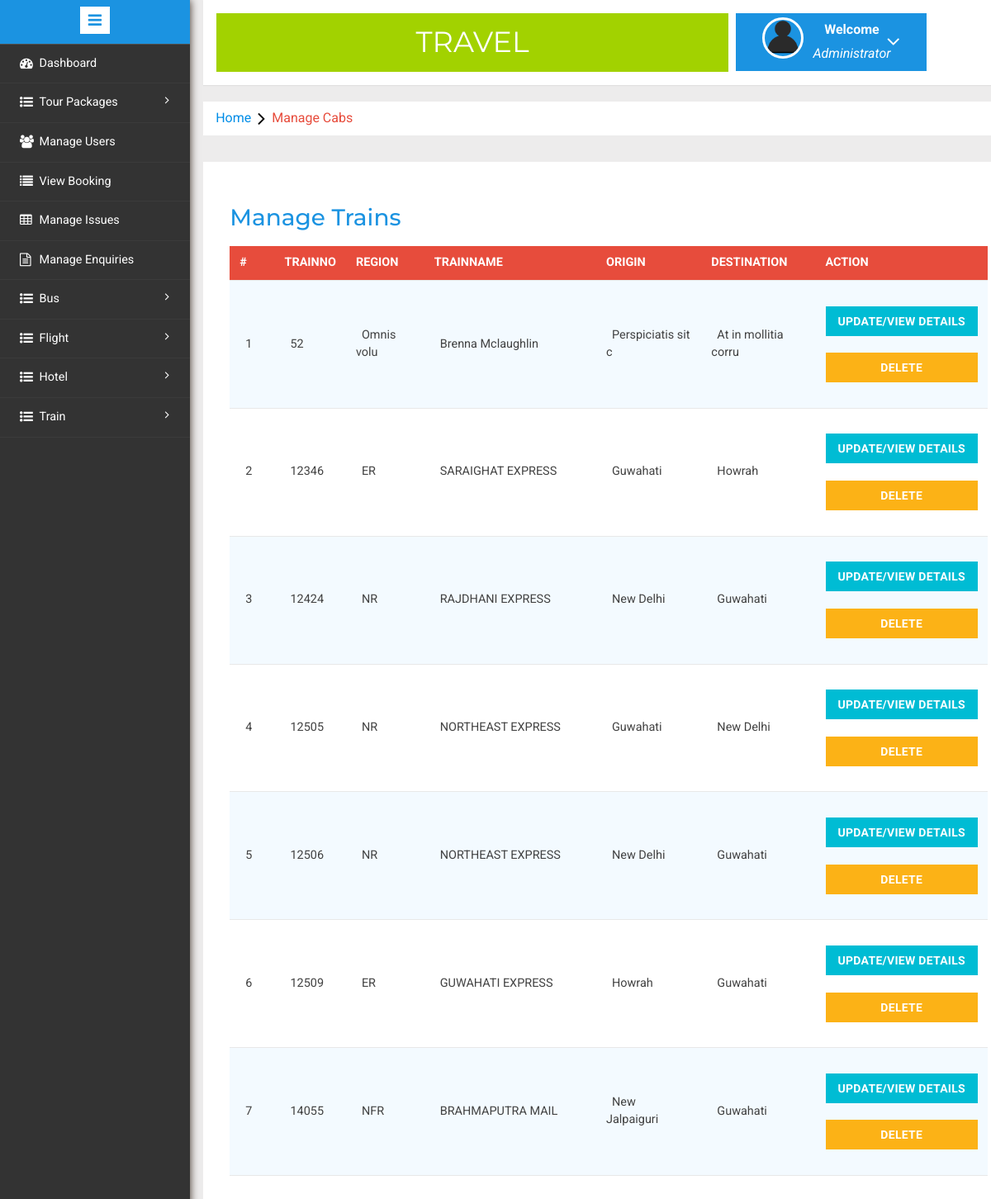
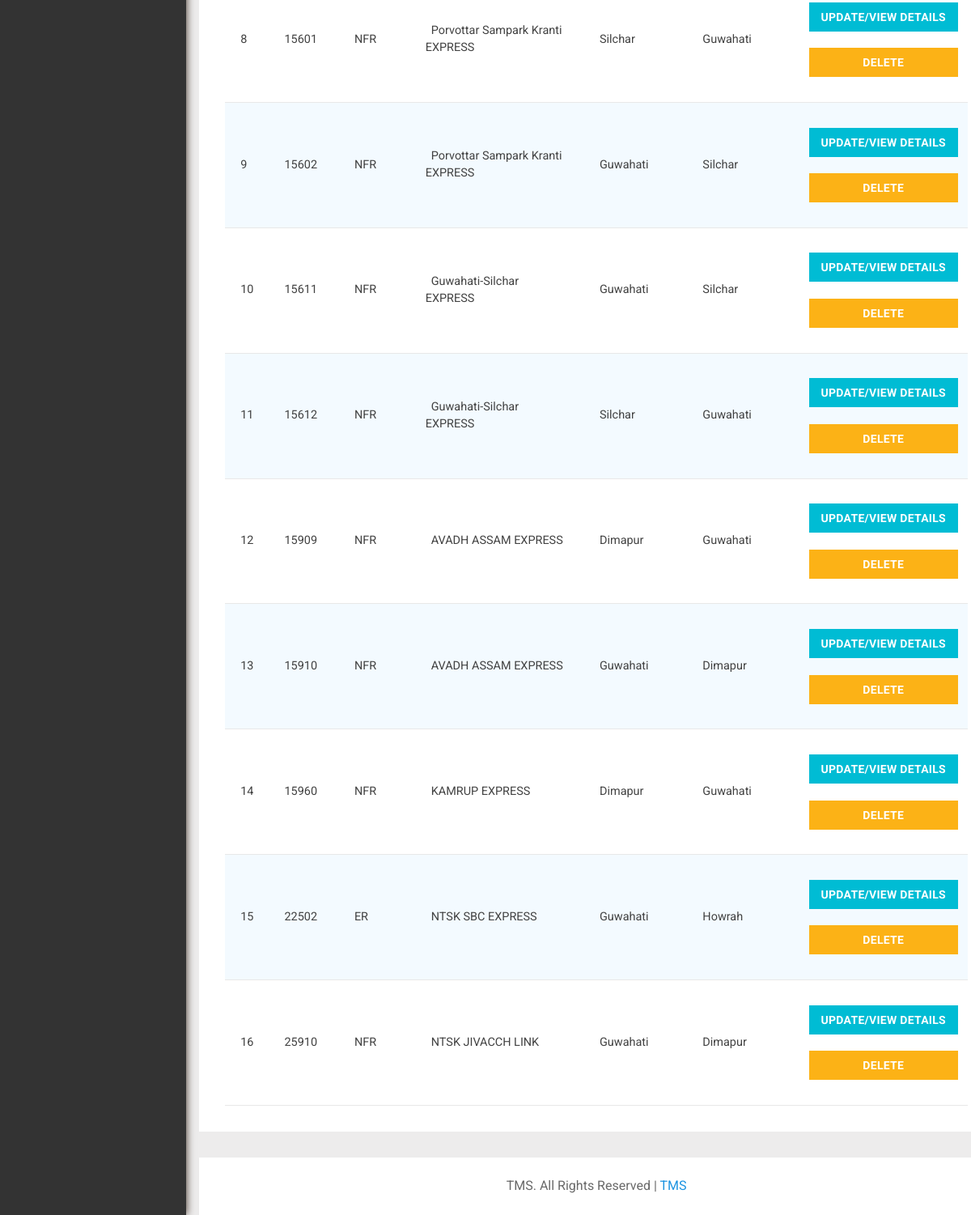
The page /admin/manage-cabs.php (signed in) on the database its author committed (2 pictures, top to bottom).
### tables this page shows
CREATE TABLE IF NOT EXISTS `trains` (
  `trainNo` int NOT NULL,
  `region` varchar(10) NOT NULL,
  `returnTrainNo` int NOT NULL,
  `trainName` varchar(100) NOT NULL,
  `origin` varchar(50) NOT NULL,
  `destination` varchar(50) NOT NULL,
  `originCode` varchar(20) NOT NULL,
  `destinationCode` varchar(20) NOT NULL,
  `originTime` varchar(20) NOT NULL,
  `destinationTime` varchar(20) NOT NULL,
  `originPlatform` varchar(10) NOT NULL,
  `destinationPlatform` varchar(10) NOT NULL,
  `duration` varchar(20) NOT NULL,
  `classes` varchar(50) NOT NULL,
  `seats1AC` int NOT NULL,
  `seats2AC` int NOT NULL,
  `seats3AC` int NOT NULL,
  `seatsSL` int NOT NULL,
  `seatsChairCar` int NOT NULL,
  `seatsChairCarAC` int NOT NULL,
  `price1AC` varchar(20) NOT NULL,
  `price2AC` varchar(20) NOT NULL,
  `price3AC` varchar(20) NOT NULL,
  `priceSL` varchar(20) NOT NULL,
  `priceChairCar` varchar(20) NOT NULL,
  `priceChairCarAC` varchar(20) NOT NULL,
  `runsOn` varchar(50) NOT NULL,
  `noOfBookings` int NOT NULL,
  PRIMARY KEY (`trainNo`)
);

### admin/manage-cabs.php (the view, shortened to what this page needs)
<?php session_start();
include('includes/config.php');
if (strlen($_SESSION['alogin']) == 0) {
	header('location:index.php');
} else {
?>
	<!DOCTYPE HTML>
	<html>
	<head>
		<link href="css/bootstrap.min.css" rel='stylesheet' type='text/css' />
		<link href="css/style.css" rel='stylesheet' type='text/css' />
		<link rel="stylesheet" href="css/morris.css" type="text/css" />
		<link rel="stylesheet" href="public/libs/toastr/toastr.css" type="text/css" />
		<link href="css/font-awesome.css" rel="stylesheet">
		<link rel="stylesheet" type="text/css" href="css/table-style.css" />
		<link rel="stylesheet" type="text/css" href="css/basictable.css" />
		<link rel="stylesheet" href="css/icon-font.min.css" type='text/css' />
	</head>
	<body>
		<div class="page-container">
			<div class="left-content">
				<div class="mother-grid-inner">
					<?php include('includes/header.php'); ?>
				</div>
				<ol class="breadcrumb">
					<li class="breadcrumb-item"><a href="manage-cabs.php">Home</a><i class="fa fa-angle-right"></i>Manage Cabs</li>
				</ol>
				<div class="agile-grids">
					<div class="agile-tables">
						<div class="w3l-table-info">
							<h2>Manage Trains</h2>
							<table id="table">
								<thead>
									<tr>
										<th>#</th>
										<th>trainNo</th>
										<th>region</th>
										<th>trainName</th>
										<th>origin</th>
										<th>destination</th>
										<th>Action</th>
									</tr>
								</thead>
								<tbody>
									<?php $sql = "SELECT * from trains LIMIT 30";
									$query = $dbh->prepare($sql);
									$query->execute();
									$results = $query->fetchAll(PDO::FETCH_OBJ);
									$cnt = 1;
									if ($query->rowCount() > 0) {
										foreach ($results as $result) {				?>
											<tr>
												<td><?php echo htmlentities($cnt); ?></td>
												<td><?php echo htmlentities($result->trainNo); ?></td>
												<td><?php echo htmlentities($result->region); ?></td>
												<td><?php echo htmlentities($result->trainName); ?></td>
												<td><?php echo htmlentities($result->origin); ?></td>
												<td><?php echo htmlentities($result->destination); ?></td>
												<td><a href="update-train.php?pid=<?php echo htmlentities($result->trainNo); ?>"><button type="button" class="btn btn-primary btn-block">Update/View Details</button></a><br />
													<a href="manage-trains.php?action=delete&&id=<?php echo $result->trainNo; ?>" onclick="return confirm('Do you really want to delete?')" class="btn btn-danger btn-block">Delete</a>
												</td>
											</tr>
									<?php $cnt = $cnt + 1;
										}
									} ?>
								</tbody>
							</table>
						</div>
					</div>
					<?php include('includes/footer.php'); ?>
				</div>
			</div>
			<?php include('includes/sidebarmenu.php'); ?>
		</div>
	</body>
	</html>
<?php
} ?>

### admin/css/table-style.css (style rules this page uses)
table { background: white; border-collapse: collapse; margin: 1.25em 0 0; width: 100%; }
table tr, table th, table td { border: none; border-bottom: 1px solid #e8e8e8; font-size: .95em; }
table th, table td { padding: 10px 12px; text-align: left; }
table th { background: #e74c3c; color: #fff; text-transform: uppercase; }
table tr td { background: #f3faff; color: #424242; }
table tr:nth-of-type(2n+2) td { background: #ffffff; }
table { width: 100%; }

### rows shown on the page
trains: trainNo "52", region "Omnis volu", trainName "Brenna Mclaughlin", origin "Perspiciatis sit c", destination "At in mollitia corru"
trains: trainNo "12346", region "ER", trainName "SARAIGHAT EXPRESS", origin "Guwahati", destination "Howrah"
trains: trainNo "12424", region "NR", trainName "RAJDHANI EXPRESS", origin "New Delhi", destination "Guwahati"
trains: trainNo "12505", region "NR", trainName "NORTHEAST EXPRESS", origin "Guwahati", destination "New Delhi"
trains: trainNo "12506", region "NR", trainName "NORTHEAST EXPRESS", origin "New Delhi", destination "Guwahati"
trains: trainNo "12509", region "ER", trainName "GUWAHATI EXPRESS", origin "Howrah", destination "Guwahati"
trains: trainNo "14055", region "NFR", trainName "BRAHMAPUTRA MAIL", origin "New Jalpaiguri", destination "Guwahati"
trains: trainNo "15601", region "NFR", trainName "Porvottar Sampark Kranti EXPRESS", origin "Silchar", destination "Guwahati"
trains: trainNo "15602", region "NFR", trainName "Porvottar Sampark Kranti EXPRESS", origin "Guwahati", destination "Silchar"
trains: trainNo "15611", region "NFR", trainName "Guwahati-Silchar EXPRESS", origin "Guwahati", destination "Silchar"
trains: trainNo "15612", region "NFR", trainName "Guwahati-Silchar EXPRESS", origin "Silchar", destination "Guwahati"
trains: trainNo "15909", region "NFR", trainName "AVADH ASSAM EXPRESS", origin "Dimapur", destination "Guwahati"
trains: trainNo "15910", region "NFR", trainName "AVADH ASSAM EXPRESS", origin "Guwahati", destination "Dimapur"
trains: trainNo "15960", region "NFR", trainName "KAMRUP EXPRESS", origin "Dimapur", destination "Guwahati"
trains: trainNo "22502", region "ER", trainName "NTSK SBC EXPRESS", origin "Guwahati", destination "Howrah"
trains: trainNo "25910", region "NFR", trainName "NTSK JIVACCH LINK", origin "Guwahati", destination "Dimapur"
